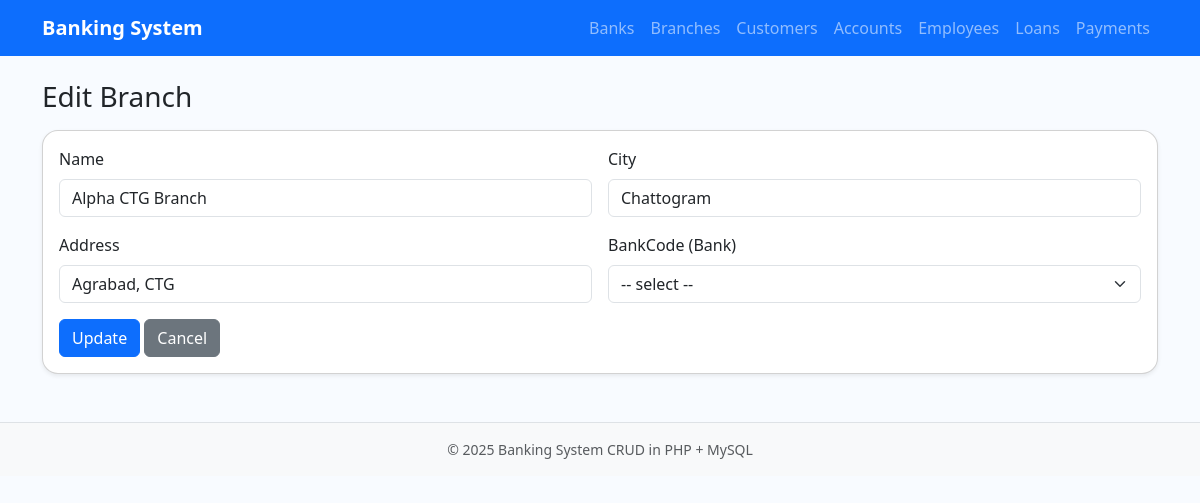
/banking_system/branch/edit.php?id=2, run on the app's committed database.
### tables this page shows
CREATE TABLE Branch (
    BranchID INT AUTO_INCREMENT PRIMARY KEY,
    Name VARCHAR(100) NOT NULL,
    City VARCHAR(50) NOT NULL,
    Address VARCHAR(200) NOT NULL,
    BankCode INT NOT NULL,
    CONSTRAINT fk_branch_bank FOREIGN KEY (BankCode) REFERENCES Bank(BankCode)
        ON UPDATE CASCADE ON DELETE RESTRICT
);

### banking_system/branch/edit.php (the view, shortened to what this page needs)
<?php require_once __DIR__ . '/../config/db.php'; ?>
<?php
$id = $_GET['id'] ?? null;
$rec = $conn->query("SELECT * FROM branch WHERE BranchID=".(int)$id)->fetch_assoc();
?>
<?php include __DIR__ . '/../includes/header.php'; ?>
<h3 class="mb-3 text-capitalize">Edit branch</h3>
<form method="post" class="card p-3 shadow-sm">
  <div class="row g-3">
    <div class="col-md-6">
      <label class="form-label">Name</label>
      <input type="text" name="Name" class="form-control" value="<?php echo htmlspecialchars($rec['Name']); ?>" required>
    </div>
    <div class="col-md-6">
      <label class="form-label">City</label>
      <input type="text" name="City" class="form-control" value="<?php echo htmlspecialchars($rec['City']); ?>" required>
    </div>
    <div class="col-md-6">
      <label class="form-label">Address</label>
      <input type="text" name="Address" class="form-control" value="<?php echo htmlspecialchars($rec['Address']); ?>" required>
    </div>
    <div class="col-md-6">
      <label class="form-label">BankCode (Bank)</label>
      <select name="BankCode" class="form-select" required>
        <option value="">-- select --</option>
      </select>
    </div>
  </div>
  <div class="mt-3">
    <button class="btn btn-primary">Update</button>
    <a href="list.php" class="btn btn-secondary">Cancel</a>
  </div>
</form>
<?php include __DIR__ . '/../includes/footer.php'; ?>

### banking_system/assets/css/style.css (style rules this page uses)
body { background: #f8fbff; }
.card { border-radius: 1rem; }

### data on the page
branch: Name "Alpha CTG Branch", City "Chattogram", Address "Agrabad, CTG"
